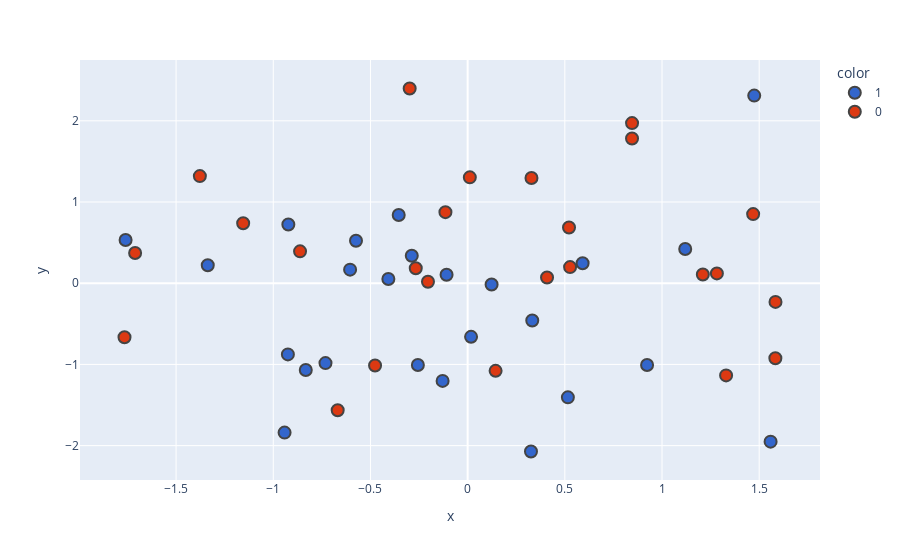

Notebook source saved alongside this figure:
### Code cell
new_df['target'] = new_df['target'].astype('str')
fig = px.scatter(x=new_df['PC1'],
                 y=new_df['PC2'],
                 color=new_df['target'],
                 color_discrete_sequence=px.colors.qualitative.G10
                )

fig.update_traces(marker=dict(size=12,
                              line=dict(width=2)),
                  selector=dict(mode='markers'))
fig.show()

### Figure 1 — Plotly figure (JSON) as saved in the notebook; plotly's stock layout.template omitted (floating-point values rounded to 4 significant figures)
{"data": [{"hovertemplate": "color=1<br>x=%{x}<br>y=%{y}<extra></extra>", "legendgroup": "1", "marker": {"color": "#3366CC", "line": {"width": 2}, "size": 12, "symbol": "circle"}, "mode": "markers", "name": "1", "orientation": "v", "showlegend": true, "type": "scatter", "x": [-1.337, -0.1289, -0.8328, -0.1084, 0.3259, 1.119, -0.9419, -0.9248, -0.2875, 0.5915, -0.9225, 0.3324, 1.559, 1.474, 0.9232, -0.4079, -1.76, -0.3546, 0.1232, 0.5157, -0.7314, -0.6047, -0.256, -0.5744, 0.01765], "xaxis": "x", "y": [0.2219, -1.203, -1.068, 0.1034, -2.072, 0.4218, -1.839, -0.8767, 0.339, 0.2461, 0.7235, -0.4587, -1.951, 2.31, -1.007, 0.05145, 0.5326, 0.8396, -0.01533, -1.406, -0.9835, 0.1669, -1.007, 0.5237, -0.6602], "yaxis": "y"}, {"hovertemplate": "color=0<br>x=%{x}<br>y=%{y}<extra></extra>", "legendgroup": "0", "marker": {"color": "#DC3912", "line": {"width": 2}, "size": 12, "symbol": "circle"}, "mode": "markers", "name": "0", "orientation": "v", "showlegend": true, "type": "scatter", "x": [0.3284, 0.5215, -0.1143, 0.1438, -1.155, 1.584, 0.4085, -0.8623, -0.2669, 1.469, -0.6686, -1.711, 1.282, 1.583, -0.2983, 1.21, 0.8457, -0.204, -1.378, 0.01125, 0.8459, -1.765, 0.5271, 1.33, -0.4764], "xaxis": "x", "y": [1.296, 0.6854, 0.8747, -1.079, 0.7382, -0.23, 0.06951, 0.3925, 0.1842, 0.8509, -1.565, 0.3725, 0.1206, -0.9237, 2.398, 0.1064, 1.781, 0.01721, 1.319, 1.304, 1.971, -0.6652, 0.1984, -1.135, -1.013], "yaxis": "y"}], "layout": {"legend": {"title": {"text": "color"}, "tracegroupgap": 0}, "margin": {"t": 60}, "xaxis": {"anchor": "y", "domain": [0, 1], "title": {"text": "x"}}, "yaxis": {"anchor": "x", "domain": [0, 1], "title": {"text": "y"}}}}
